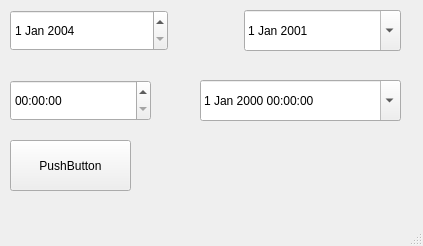
<?xml version="1.0" encoding="UTF-8"?>
<ui version="4.0">
 <class>MainWindow</class>
 <widget class="QMainWindow" name="MainWindow">
  <property name="geometry">
   <rect>
    <x>0</x>
    <y>0</y>
    <width>423</width>
    <height>246</height>
   </rect>
  </property>
  <property name="windowTitle">
   <string>MainWindow</string>
  </property>
  <widget class="QWidget" name="centralwidget">
   <widget class="QTimeEdit" name="timeEdit">
    <property name="geometry">
     <rect>
      <x>10</x>
      <y>80</y>
      <width>141</width>
      <height>41</height>
     </rect>
    </property>
   </widget>
   <widget class="QDateTimeEdit" name="dateTimeEdit">
    <property name="geometry">
     <rect>
      <x>200</x>
      <y>80</y>
      <width>201</width>
      <height>41</height>
     </rect>
    </property>
    <property name="calendarPopup">
     <bool>true</bool>
    </property>
   </widget>
   <widget class="QWidget" name="horizontalLayoutWidget">
    <property name="geometry">
     <rect>
      <x>10</x>
      <y>10</y>
      <width>391</width>
      <height>41</height>
     </rect>
    </property>
    <layout class="QHBoxLayout" name="horizontalLayout">
     <item>
      <widget class="QDateEdit" name="dateStart">
       <property name="sizePolicy">
        <sizepolicy hsizetype="Minimum" vsizetype="Preferred">
         <horstretch>0</horstretch>
         <verstretch>0</verstretch>
        </sizepolicy>
       </property>
       <property name="date">
        <date>
         <year>2004</year>
         <month>1</month>
         <day>1</day>
        </date>
       </property>
      </widget>
     </item>
     <item>
      <spacer name="horizontalSpacer">
       <property name="orientation">
        <enum>Qt::Horizontal</enum>
       </property>
       <property name="sizeType">
        <enum>QSizePolicy::Fixed</enum>
       </property>
       <property name="sizeHint" stdset="0">
        <size>
         <width>70</width>
         <height>20</height>
        </size>
       </property>
      </spacer>
     </item>
     <item>
      <widget class="QDateEdit" name="dateEnd">
       <property name="sizePolicy">
        <sizepolicy hsizetype="Minimum" vsizetype="Preferred">
         <horstretch>0</horstretch>
         <verstretch>0</verstretch>
        </sizepolicy>
       </property>
       <property name="calendarPopup">
        <bool>true</bool>
       </property>
       <property name="date">
        <date>
         <year>2001</year>
         <month>1</month>
         <day>1</day>
        </date>
       </property>
      </widget>
     </item>
    </layout>
   </widget>
   <widget class="QPushButton" name="btnCalculate">
    <property name="geometry">
     <rect>
      <x>10</x>
      <y>140</y>
      <width>121</width>
      <height>51</height>
     </rect>
    </property>
    <property name="text">
     <string>PushButton</string>
    </property>
   </widget>
  </widget>
  <widget class="QMenuBar" name="menubar">
   <property name="geometry">
    <rect>
     <x>0</x>
     <y>0</y>
     <width>423</width>
     <height>21</height>
    </rect>
   </property>
  </widget>
  <widget class="QStatusBar" name="statusbar"/>
 </widget>
 <resources/>
 <connections/>
</ui>
